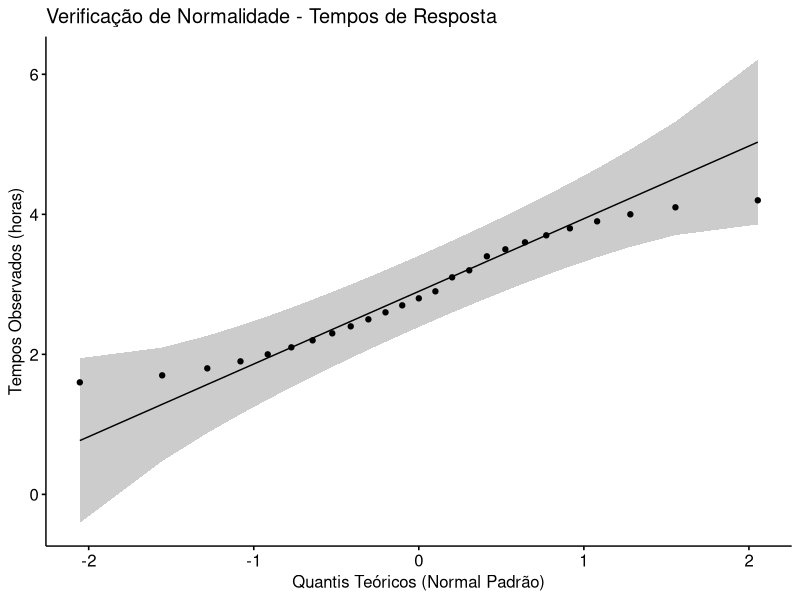
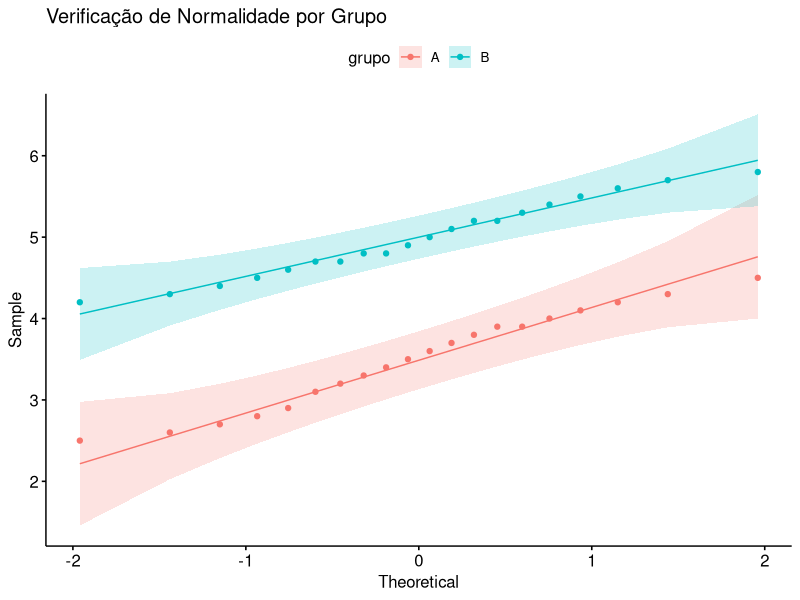
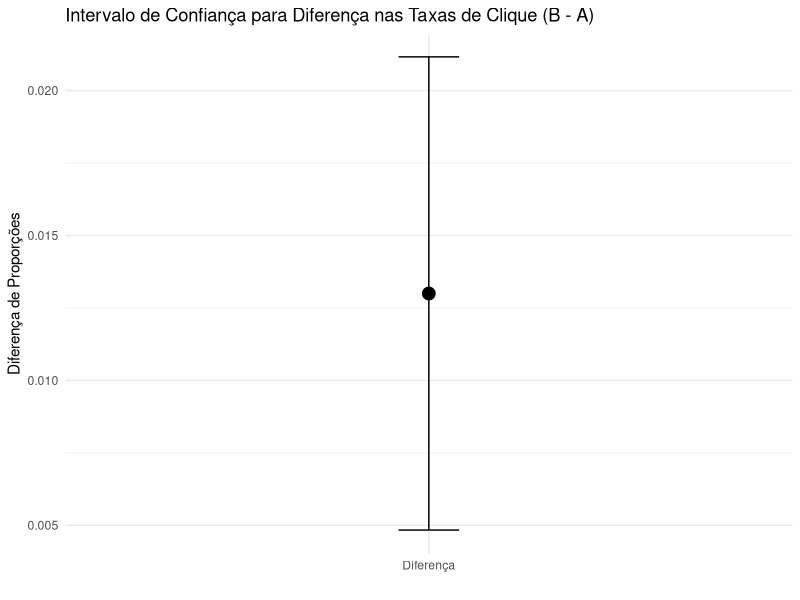
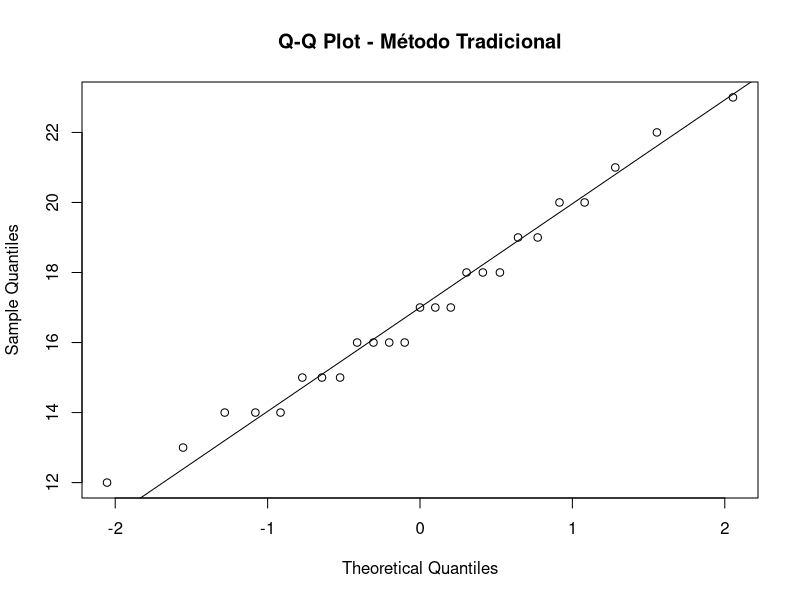
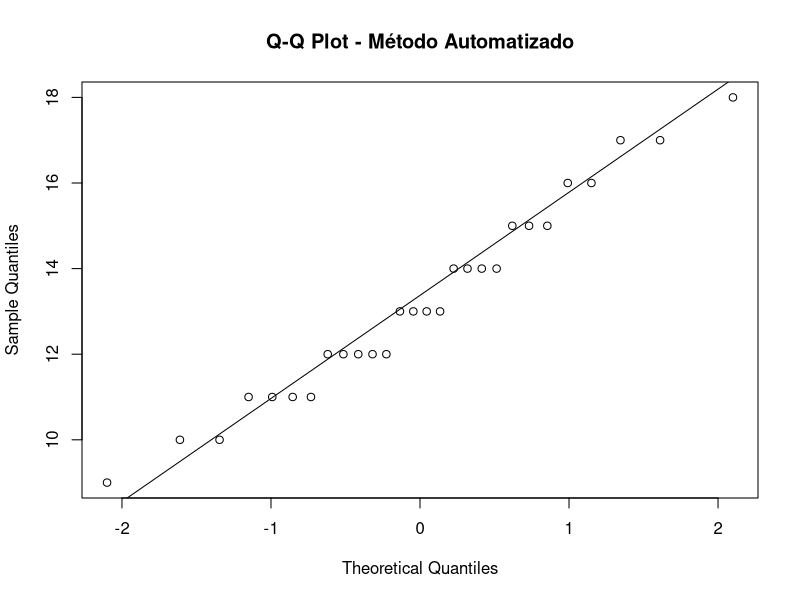

Recreate these plots in R, in order.
## ---- chunk 1
#| label: setup
#| echo: false

# configura exibição de números
options(digits = 5, scipen = 999)

# carrega os pacotes necessários
library(tidyverse)  # Inclui dplyr, tidyr, ggplot2...
library(ggpubr)     # Para gráfico quantil-quantil
## ---- chunk 2
# dados da pesquisa eleitoral
n_eleitores <- 1200
votos_candidato_a <- 456

# estimativa pontual da proporção populacional
# ou simplemente proporção amostral
prop_amostral <- votos_candidato_a / n_eleitores
prop_amostral
## ---- chunk 3
estimativa_ic_proporcao <- prop.test(x = votos_candidato_a, 
                                 n = n_eleitores, 
                                 conf.level = 0.95)

# exibe o resultado
estimativa_ic_proporcao
## ---- chunk 4
estimativa_ic_proporcao$conf.int
## ---- chunk 5
# Dados das campanhas
# Campanha A (Tradicional)
n_a <- 2500
x_a <- 175

# Campanha B (Personalizada)  
n_b <- 2200
x_b <- 198

# Calcula proporções amostrais
prop_a <- x_a / n_a
prop_b <- x_b / n_b

# Exibe as proporções amostrais
prop_a
prop_b
## ---- chunk 6
diferenca_observada <- prop_b - prop_a
diferenca_observada
## ---- chunk 7
resultado <- prop.test(x = c(x_b, x_a), n = c(n_b, n_a), conf.level = 0.95)

# Exibir resultado completo
resultado
## ---- chunk 8
# Extrair intervalo de confiança
ic_a_menos_b <- resultado$conf.int
ic_a_menos_b
## ---- chunk 9
tempos <- c(2.1, 3.4, 1.8, 4.2, 2.9, 3.1, 2.7, 1.9, 3.8, 2.5,
            4.1, 2.3, 3.6, 2.8, 1.7, 3.9, 2.4, 3.2, 2.6, 4.0,
            1.6, 3.5, 2.2, 3.7, 2.0)

# cria um data frame com os tempos
dados_tempo <- data.frame(tempo = tempos)

# exibe a data frame
dados_tempo
## ---- chunk 10
ggqqplot(dados_tempo, x = "tempo") +
  labs(title = "Verificação de Normalidade - Tempos de Resposta",
       x = "Quantis Teóricos (Normal Padrão)",
       y = "Tempos Observados (horas)")
## ---- chunk 11
# média amostral
mean(tempos)
## ---- chunk 12
# intervalo de confiança
resultado_tempo <- t.test(tempos, conf.level = 0.95)
resultado_tempo$conf.int
## ---- chunk 13
versao_a <- c(3.2, 4.1, 2.8, 3.9, 3.5, 4.3, 2.9, 3.7, 4.0, 3.3,
              2.6, 3.8, 4.2, 3.1, 3.6, 2.7, 4.5, 3.4, 2.5, 3.9)

versao_b <- c(4.8, 5.2, 4.3, 5.6, 4.7, 5.1, 4.9, 5.4, 4.5, 5.0,
              4.6, 5.3, 4.4, 5.7, 4.8, 5.5, 4.2, 5.8, 4.7, 5.2)

dados_ab <- data.frame(
  tempo = c(versao_a, versao_b),
  grupo = c(rep("A", 20), rep("B", 20))
)

# exibe a data frame
dados_ab
## ---- chunk 14
ggqqplot(dados_ab, x = "tempo", color = "grupo") +
  labs(title = "Verificação de Normalidade por Grupo")
## ---- chunk 15
# intervalo de confiança para diferença de médias
resultado_ab <- t.test(versao_b, versao_a, conf.level = 0.95)
resultado_ab$conf.int
## ---- chunk 16
# Dados
cliques_a <- 612
enviados_a <- 8500
cliques_b <- 697
enviados_b <- 8200

# Taxas de clique
taxa_a <- cliques_a / enviados_a
taxa_b <- cliques_b / enviados_b

# Diferença
diferenca <- taxa_b - taxa_a

# Exibir resultados
taxa_a
taxa_b
diferenca

## ---- chunk 17
# Dados
cliques_a <- 612
enviados_a <- 8500
cliques_b <- 697
enviados_b <- 8200

# Proporções
p_a <- cliques_a / enviados_a
p_b <- cliques_b / enviados_b

# Diferença observada
dif_obs <- p_b - p_a

# Erro padrão
se <- sqrt((p_a * (1 - p_a)) / enviados_a + (p_b * (1 - p_b)) / enviados_b)

# Intervalo de confiança
z <- 1.96
lim_inf <- dif_obs - z * se
lim_sup <- dif_obs + z * se

# Resultado
lim_inf
lim_sup

# Gráfico da diferença com IC
library(ggplot2)
dados_ic <- data.frame(
  Diferenca = dif_obs,
  IC_inf = lim_inf,
  IC_sup = lim_sup
)

ggplot(dados_ic, aes(x = "Diferença", y = Diferenca)) +
  geom_point(size = 4) +
  geom_errorbar(aes(ymin = IC_inf, ymax = IC_sup), width = 0.1) +
  labs(title = "Intervalo de Confiança para Diferença nas Taxas de Clique (B - A)",
       y = "Diferença de Proporções",
       x = "") +
  theme_minimal()

## ---- chunk 18
# Dados já organizados para facilitar a análise
tradicional <- c(12, 15, 18, 14, 22, 16, 13, 19, 17, 21, 14, 16, 20, 
                 18, 15, 23, 17, 14, 19, 16, 18, 15, 20, 17, 16)

automatizado <- c(10, 12, 14, 11, 16, 13, 9, 15, 12, 18, 11, 14, 13, 
                  10, 17, 12, 15, 11, 13, 16, 14, 12, 15, 13, 11, 17, 14, 12)

# Cria a data frame para armazenamento dos dados
dados_atendimento <- data.frame(
  tempo = c(tradicional, automatizado),
  metodo = c(rep("Tradicional", length(tradicional)), 
             rep("Automatizado", length(automatizado)))
)
## ---- chunk 19
# Vetores de tempo
tradicional <- c(12, 15, 18, 14, 22, 16, 13, 19, 17, 21, 14, 16, 20, 
                 18, 15, 23, 17, 14, 19, 16, 18, 15, 20, 17, 16)

automatizado <- c(10, 12, 14, 11, 16, 13, 9, 15, 12, 18, 11, 14, 13, 
                  10, 17, 12, 15, 11, 13, 16, 14, 12, 15, 13, 11, 17, 14, 12)

# Q-Q plot para o método tradicional
qqnorm(tradicional, main = "Q-Q Plot - Método Tradicional")
qqline(tradicional)

# Q-Q plot para o método automatizado
qqnorm(automatizado, main = "Q-Q Plot - Método Automatizado")
qqline(automatizado)


## ---- chunk 20
# Calcula as médias
media_tradicional <- mean(tradicional)
media_automatizado <- mean(automatizado)

# Diferença entre as médias (Tradicional - Automatizado)
dif_media <- media_tradicional - media_automatizado

# Mostra os resultados
media_tradicional
media_automatizado
dif_media

## ---- chunk 21
# Teste t de Student para duas amostras independentes (Welch)
t.test(tradicional, automatizado, var.equal = FALSE)

